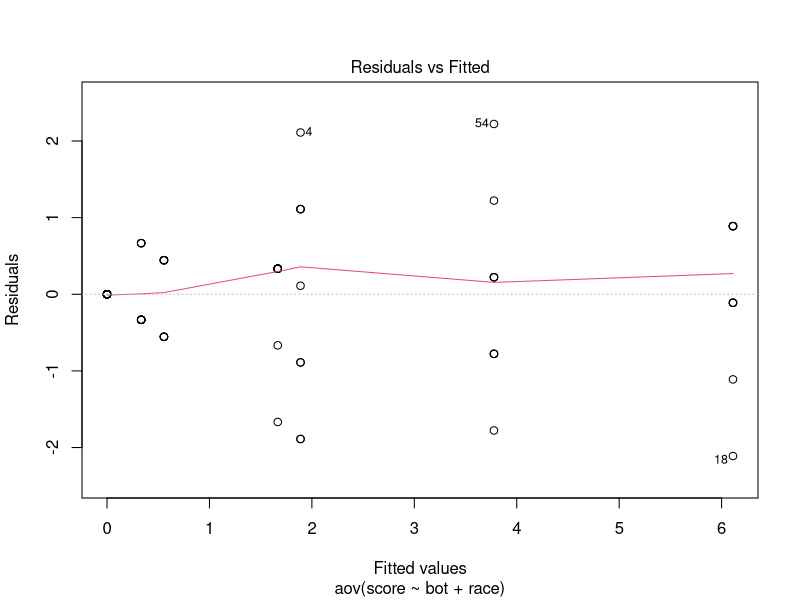
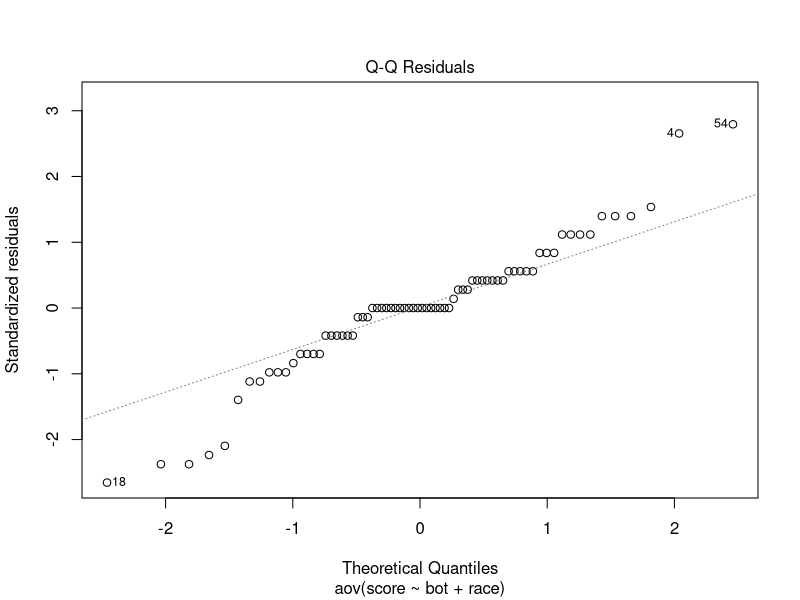
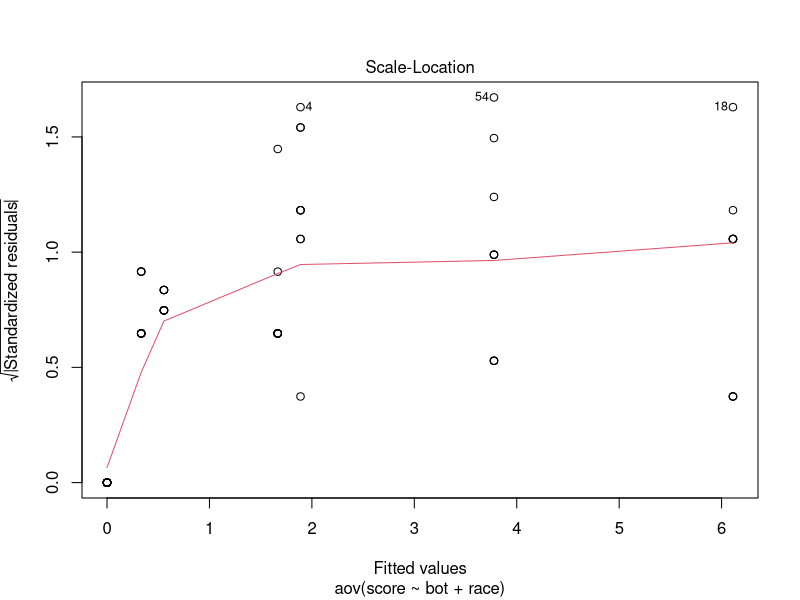
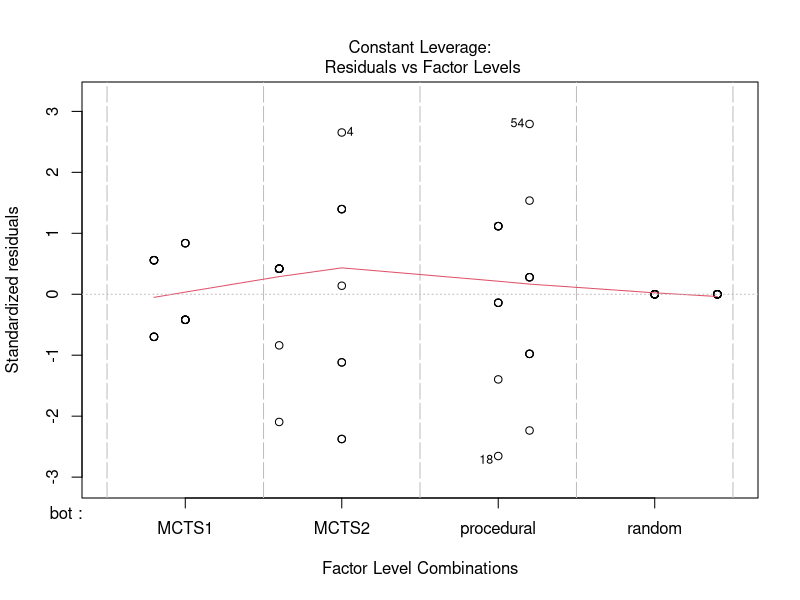
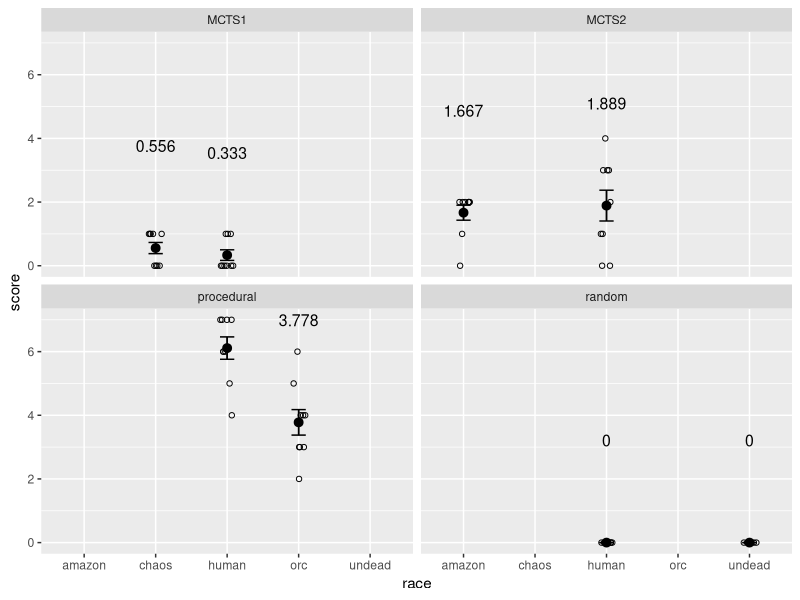

Generate these figures, in order, with R:
## ---- chunk 1
library(haven)
library(dplyr)
library(ggplot2)

data = read.csv('Results_Assignment2.csv')
names(data) = c('score', 'bot', 'race')

summary(data)
## ---- chunk 2
# Make tables with mean and sd for the bots and races
aggregate(x = data$score, by = list(data$bot), FUN = function(x) c(mean = mean(x), sd = sd(x))) # bot
aggregate(x = data$score, by = list(data$race), FUN = function(x) c(mean = mean(x), sd = sd(x))) # race
## ---- chunk 3
# One-way Anova to compare the effect of 4 bots on score
one_way = aov(score ~ bot, data = data)
summary(one_way)
## ---- chunk 4
# Two-way Anova to compare the effect of 4 bots and 2 races per bot on score
two_way = aov(score ~ bot + race, data = data)
summary(two_way)
## ---- chunk 5
# What model is best; compare AIC values
AIC_table = matrix(c(AIC(one_way), AIC(two_way)), ncol = 2)
colnames(AIC_table) = c('AIC one-way Anova', 'AIC two-way Anova')
AIC_table
## ---- chunk 6
# Check model assumptions
plot(two_way)
## ---- chunk 7
# Determine what groups are statistically different from each other
tukey_two_way = TukeyHSD(two_way)
tukey_two_way
## ---- chunk 8
# Table with scores per combination of race and bot
data_sum = data %>%
  group_by(bot, race) %>%
  summarise(score = mean(score))
data_sum
## ---- chunk 9
# Make a plot showing the comparison
plot = ggplot(data, aes(x = race, y = score, group = bot)) + 
  geom_point(cex = 1.5, pch = 1.0, position = position_jitter(w = 0.1, h = 0))

plot2 = plot + 
  stat_summary(fun.data = 'mean_se', geom = 'errorbar', width = 0.2) +
  stat_summary(fun.data = 'mean_se', geom = 'pointrange') +
  geom_point(data = data_sum, aes(x = race, y = score))

plot3 = plot2 + 
  geom_text(data = data_sum, label = round(data_sum$score, 3), vjust = -8, size = 4) +
  facet_wrap(~ bot)
plot3
